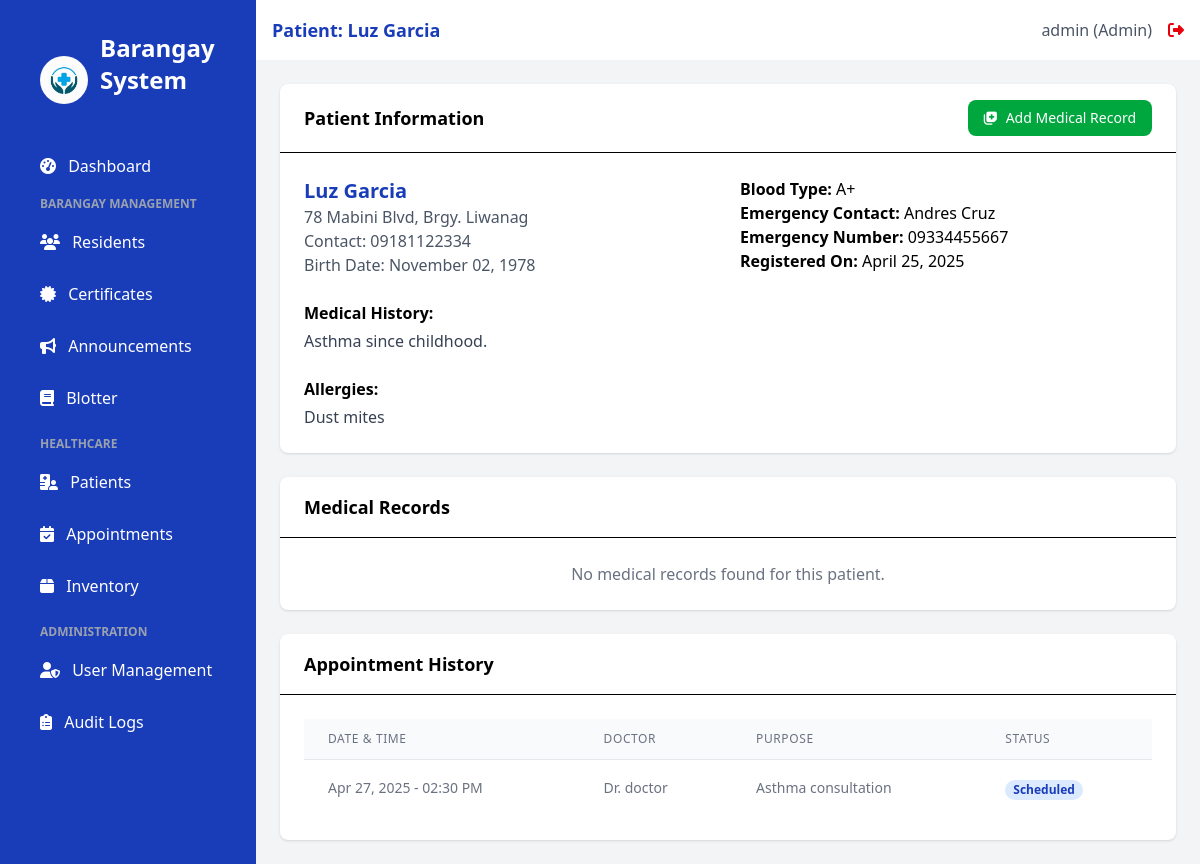
The app's page /patients/2 (signed in) with its own data.
### app.py (models this page shows, shortened)
class User(UserMixin, db.Model):
    id = db.Column(db.Integer, primary_key=True)
    username = db.Column(db.String(100), unique=True, nullable=False)
    email = db.Column(db.String(100), unique=True, nullable=False)
    password_hash = db.Column(db.String(200), nullable=False)
    role = db.Column(db.String(20), nullable=False, default='staff')  # admin, doctor, nurse, staff
    created_at = db.Column(db.DateTime, default=datetime.utcnow)
    issued_certificates = db.relationship('Certificate', backref='issuer', lazy=True)

class Resident(db.Model):
    id = db.Column(db.Integer, primary_key=True)
    first_name = db.Column(db.String(100), nullable=False)
    last_name = db.Column(db.String(100), nullable=False)
    address = db.Column(db.String(200), nullable=False)
    contact_number = db.Column(db.String(20))
    birth_date = db.Column(db.Date)
    created_at = db.Column(db.DateTime, default=datetime.utcnow)
    is_patient = db.Column(db.Boolean, default=False)

class Patient(db.Model):
    id = db.Column(db.Integer, primary_key=True)
    resident_id = db.Column(db.Integer, db.ForeignKey('resident.id'), nullable=False)
    medical_history = db.Column(db.Text)
    blood_type = db.Column(db.String(10))
    allergies = db.Column(db.Text)
    emergency_contact = db.Column(db.String(100))
    emergency_number = db.Column(db.String(20))
    created_at = db.Column(db.DateTime, default=datetime.utcnow)
    updated_at = db.Column(db.DateTime, default=datetime.utcnow, onupdate=datetime.utcnow)
    resident = db.relationship('Resident', backref='patient_profile')

class Appointment(db.Model):
    id = db.Column(db.Integer, primary_key=True)
    patient_id = db.Column(db.Integer, db.ForeignKey('patient.id'), nullable=False)
    doctor_id = db.Column(db.Integer, db.ForeignKey('user.id'))
    appointment_date = db.Column(db.DateTime, nullable=False)
    purpose = db.Column(db.String(200), nullable=False)
    status = db.Column(db.String(20), default='scheduled')  # scheduled, completed, cancelled
    notes = db.Column(db.Text)
    created_at = db.Column(db.DateTime, default=datetime.utcnow)
    patient = db.relationship('Patient', backref='appointments')
    doctor = db.relationship('User', backref='doctor_appointments')

### app.py (the view)
@app.route('/patients/<int:id>')
@login_required
@role_required(['admin', 'doctor', 'nurse'])
def patient_details(id):
    patient = Patient.query.get_or_404(id)
    medical_records = MedicalRecord.query.filter_by(patient_id=id).order_by(MedicalRecord.visit_date.desc()).all()
    appointments = Appointment.query.filter_by(patient_id=id).order_by(Appointment.appointment_date.desc()).all()
    return render_template('patient_details.html',
                          title=f'Patient: {patient.resident.first_name} {patient.resident.last_name}',
                          patient=patient,
                          medical_records=medical_records,
                          appointments=appointments)

### app.py (called while the page is built)
@login_manager.user_loader
def load_user(user_id):
    return User.query.get(int(user_id))

def role_required(roles):
    def decorator(f):
        @wraps(f)
        def decorated_function(*args, **kwargs):
            if not current_user.is_authenticated or current_user.role not in roles:
                flash('You do not have permission to access this page.', 'danger')
                return redirect(url_for('login'))
            return f(*args, **kwargs)
        return decorated_function
    return decorator

### templates/patient_details.html
{% extends 'base.html' %}
{% block content %}
<div class="bg-white rounded-lg shadow mb-6">
    <div class="border-b px-6 py-4 flex items-center justify-between">
        <h2 class="font-semibold text-lg">Patient Information</h2>
        <a href="{{ url_for('add_medical_record', patient_id=patient.id) }}" class="bg-green-600 hover:bg-green-700 text-white px-4 py-2 rounded-lg flex items-center text-sm">
            <i class="fas fa-notes-medical mr-2"></i> Add Medical Record
        </a>
    </div>
    <div class="p-6 grid grid-cols-1 md:grid-cols-2 gap-6">
        <div>
            <h3 class="text-xl font-bold text-blue-800">{{ patient.resident.first_name }} {{ patient.resident.last_name }}</h3>
            <p class="text-gray-600">{{ patient.resident.address }}</p>
            <p class="text-gray-600">Contact: {{ patient.resident.contact_number }}</p>
            <p class="text-gray-600">Birth Date: {{ patient.resident.birth_date.strftime('%B %d, %Y') if patient.resident.birth_date }}</p>
        </div>
        <div>
            <p><span class="font-semibold">Blood Type:</span> {{ patient.blood_type or 'Not specified' }}</p>
            <p><span class="font-semibold">Emergency Contact:</span> {{ patient.emergency_contact or 'Not specified' }}</p>
            <p><span class="font-semibold">Emergency Number:</span> {{ patient.emergency_number or 'Not specified' }}</p>
            <p><span class="font-semibold">Registered On:</span> {{ patient.created_at.strftime('%B %d, %Y') }}</p>
        </div>
        <div class="md:col-span-2">
            <h4 class="font-semibold mb-1">Medical History:</h4>
            <p class="text-gray-700 whitespace-pre-wrap">{{ patient.medical_history or 'No history provided.' }}</p>
        </div>
        <div class="md:col-span-2">
            <h4 class="font-semibold mb-1">Allergies:</h4>
            <p class="text-gray-700 whitespace-pre-wrap">{{ patient.allergies or 'No allergies reported.' }}</p>
        </div>
    </div>
</div>
<div class="bg-white rounded-lg shadow mb-6">
    <div class="border-b px-6 py-4">
        <h2 class="font-semibold text-lg">Medical Records</h2>
    </div>
    <div class="p-6">
        {% if medical_records %}
            <div class="space-y-4">
                {% for record in medical_records %}
                <div class="border rounded-lg p-4 bg-gray-50">
                    <div class="flex justify-between items-start mb-2">
                        <h4 class="font-semibold text-blue-700">Visit on {{ record.visit_date.strftime('%B %d, %Y at %I:%M %p') }}</h4>
                        <span class="text-sm text-gray-500">Doctor: {{ record.doctor.username }}</span>
                    </div>
                    <p><span class="font-medium">Diagnosis:</span> {{ record.diagnosis }}</p>
                    <p><span class="font-medium">Treatment:</span> {{ record.treatment or 'N/A' }}</p>
                    <p><span class="font-medium">Prescription:</span> {{ record.prescription or 'N/A' }}</p>
                    {% if record.notes %}
                    <p><span class="font-medium">Notes:</span> {{ record.notes }}</p>
                    {% endif %}
                    {% if record.follow_up_date %}
                    <p class="mt-2 text-sm text-yellow-700 font-medium">Follow-up needed by: {{ record.follow_up_date.strftime('%B %d, %Y') }}</p>
                    {% endif %}
                </div>
                {% endfor %}
            </div>
        {% else %}
            <p class="text-center text-gray-500">No medical records found for this patient.</p>
        {% endif %}
    </div>
</div>
<div class="bg-white rounded-lg shadow">
    <div class="border-b px-6 py-4">
        <h2 class="font-semibold text-lg">Appointment History</h2>
    </div>
    <div class="p-6 overflow-x-auto">
        <table class="min-w-full divide-y divide-gray-200">
            <thead class="bg-gray-50">
                <tr>
                    <th class="px-6 py-3 text-left text-xs font-medium text-gray-500 uppercase tracking-wider">Date & Time</th>
                    <th class="px-6 py-3 text-left text-xs font-medium text-gray-500 uppercase tracking-wider">Doctor</th>
                    <th class="px-6 py-3 text-left text-xs font-medium text-gray-500 uppercase tracking-wider">Purpose</th>
                    <th class="px-6 py-3 text-left text-xs font-medium text-gray-500 uppercase tracking-wider">Status</th>
                </tr>
            </thead>
            <tbody class="bg-white divide-y divide-gray-200">
                {% if appointments %}
                    {% for appointment in appointments %}
                    <tr>
                        <td class="px-6 py-4 whitespace-nowrap text-sm text-gray-500">
                            {{ appointment.appointment_date.strftime('%b %d, %Y - %I:%M %p') }}
                        </td>
                        <td class="px-6 py-4 whitespace-nowrap text-sm text-gray-500">
                            Dr. {{ appointment.doctor.username }}
                        </td>
                        <td class="px-6 py-4 text-sm text-gray-500">
                            {{ appointment.purpose|truncate(50) }}
                        </td>
                        <td class="px-6 py-4 whitespace-nowrap">
                            <span class="px-2 inline-flex text-xs leading-5 font-semibold rounded-full
                                {% if appointment.status == 'completed' %}bg-green-100 text-green-800
                                {% elif appointment.status == 'scheduled' %}bg-blue-100 text-blue-800
                                {% elif appointment.status == 'cancelled' %}bg-red-100 text-red-800
                                {% else %}bg-gray-100 text-gray-800{% endif %}">
                                {{ appointment.status|capitalize }}
                            </span>
                        </td>
                    </tr>
                    {% endfor %}
                {% else %}
                    <tr>
                        <td colspan="4" class="px-6 py-4 text-center text-sm text-gray-500">
                            No appointment history found.
                        </td>
                    </tr>
                {% endif %}
            </tbody>
        </table>
    </div>
</div>
{% endblock %}

### templates/base.html (shortened to what this page needs)
<!DOCTYPE html>
<html lang="en">
<head>
    <script src="https://cdn.jsdelivr.net/npm/@tailwindcss/browser@4"></script>
    <link rel="stylesheet" href="https://cdnjs.cloudflare.com/ajax/libs/font-awesome/6.4.0/css/all.min.css">
</head>
<body class="bg-gray-50 flex h-screen">
    <div class="bg-blue-800 text-white w-64 py-4 flex-shrink-0 hidden md:block">
        <div class="px-6">
            <div class="p-4 flex items-center">
                <img src="{{ url_for('static', filename='images/logo.jpg') }}" alt="Barangay Logo" class="h-12 w-12 mr-3 rounded-full">
                <h1 class="text-2xl font-bold mb-8">Barangay System</h1>
            </div>
            <nav>
                <a href="{{ url_for('index') }}" class="sidebar-link block py-2.5 px-4 rounded transition duration-200 {% if request.path == url_for('index') %}sidebar-active{% else %}hover:bg-blue-700{% endif %} mb-2">
                    <i class="fas fa-tachometer-alt mr-2"></i> Dashboard
                </a>
                {% if current_user.role != 'doctor' and current_user.role != 'nurse' %}
                <div class="mb-4">
                    <p class="text-xs uppercase text-gray-400 font-semibold mb-2 pl-4">Barangay Management</p>
                    <a href="{{ url_for('residents') }}" class="sidebar-link block py-2.5 px-4 rounded transition duration-200 {% if request.path == url_for('residents') %}sidebar-active{% else %}hover:bg-blue-700{% endif %} mb-2">
                        <i class="fas fa-users mr-2"></i> Residents
                    </a>
                    <a href="{{ url_for('certificates') }}" class="sidebar-link block py-2.5 px-4 rounded transition duration-200 {% if request.path == url_for('certificates') %}sidebar-active{% else %}hover:bg-blue-700{% endif %} mb-2">
                        <i class="fas fa-certificate mr-2"></i> Certificates
                    </a>
                    <a href="{{ url_for('announcements') }}" class="sidebar-link block py-2.5 px-4 rounded transition duration-200 {% if request.path == url_for('announcements') %}sidebar-active{% else %}hover:bg-blue-700{% endif %} mb-2">
                        <i class="fas fa-bullhorn mr-2"></i> Announcements
                    </a>
                    <a href="{{ url_for('blotter') }}" class="sidebar-link block py-2.5 px-4 rounded transition duration-200 {% if request.path.startswith('/blotter') %}sidebar-active{% else %}hover:bg-blue-700{% endif %} mb-2">
                        <i class="fas fa-book mr-2"></i> Blotter
                    </a>
                </div>
                {% endif %}
                {% if current_user.role != 'staff' %}
                <div class="mb-4">
                    <p class="text-xs uppercase text-gray-400 font-semibold mb-2 pl-4">Healthcare</p>
                    <a href="{{ url_for('patients') }}" class="sidebar-link block py-2.5 px-4 rounded transition duration-200 {% if request.path == url_for('patients') %}sidebar-active{% else %}hover:bg-blue-700{% endif %} mb-2">
                        <i class="fas fa-hospital-user mr-2"></i> Patients
                    </a>
                    <a href="{{ url_for('appointments') }}" class="sidebar-link block py-2.5 px-4 rounded transition duration-200 {% if request.path == url_for('appointments') %}sidebar-active{% else %}hover:bg-blue-700{% endif %} mb-2">
                        <i class="fas fa-calendar-check mr-2"></i> Appointments
                    </a>
                    <a href="{{ url_for('inventory') }}" class="sidebar-link block py-2.5 px-4 rounded transition duration-200 {% if request.path == url_for('inventory') %}sidebar-active{% else %}hover:bg-blue-700{% endif %} mb-2">
                        <i class="fas fa-box mr-2"></i> Inventory
                    </a>
                </div>
                {% endif %}
                {% if current_user.is_authenticated and current_user.role == 'admin' %}
                <div class="mb-4">
                    <p class="text-xs uppercase text-gray-400 font-semibold mb-2 pl-4">Administration</p>
                    <a href="{{ url_for('users') }}" class="sidebar-link block py-2.5 px-4 rounded transition duration-200 {% if request.path == url_for('users') %}sidebar-active{% else %}hover:bg-blue-700{% endif %} mb-2">
                        <i class="fas fa-user-shield mr-2"></i> User Management
                    </a>
                    <a href="{{ url_for('audit_logs') }}" class="sidebar-link block py-2.5 px-4 rounded transition duration-200 {% if request.path == url_for('audit_logs') %}sidebar-active{% else %}hover:bg-blue-700{% endif %} mb-2">
                        <i class="fas fa-clipboard-list mr-2"></i> Audit Logs
                    </a>
                </div>
                {% endif %}
            </nav>
        </div>
    </div>
    <div class="flex-1 flex flex-col overflow-hidden">
        <header class="bg-white shadow-sm py-4 px-4">
            <div class="flex items-center justify-between">
                <div class="text-lg font-semibold text-blue-800">{{ title }}</div>
                {% if current_user.is_authenticated %}
                <div class="flex items-center">
                    <span class="text-gray-600 mr-4">{{ current_user.username }} ({{ current_user.role|capitalize }})</span>
                    <a href="{{ url_for('logout') }}" class="text-red-600 hover:text-red-800">
                        <i class="fas fa-sign-out-alt"></i>
                    </a>
                </div>
                {% endif %}
            </div>
        </header>
        <main class="flex-1 overflow-x-hidden overflow-y-auto bg-gray-100 p-6">
            {% block content %}{% endblock %}
        </main>
    </div>
</body>
</html>

### records on screen
User: username "admin", role "Admin"
Resident: resident.first_name "Luz", resident.last_name "Garcia", resident.address "78 Mabini Blvd, Brgy. Liwanag", resident.contact_number "09181122334", resident.birth_date "November 02, 1978"
Patient: blood_type "A+", emergency_contact "Andres Cruz", emergency_number "09334455667", created_at "April 25, 2025", medical_history "Asthma since childhood.", allergies "Dust mites"
Appointment: appointment_date "Apr 27, 2025 - 02:30 PM", doctor.username "doctor", purpose "Asthma consultation", status "Scheduled"

### other values on screen
{{ title }} "Patient: Luz Garcia"
